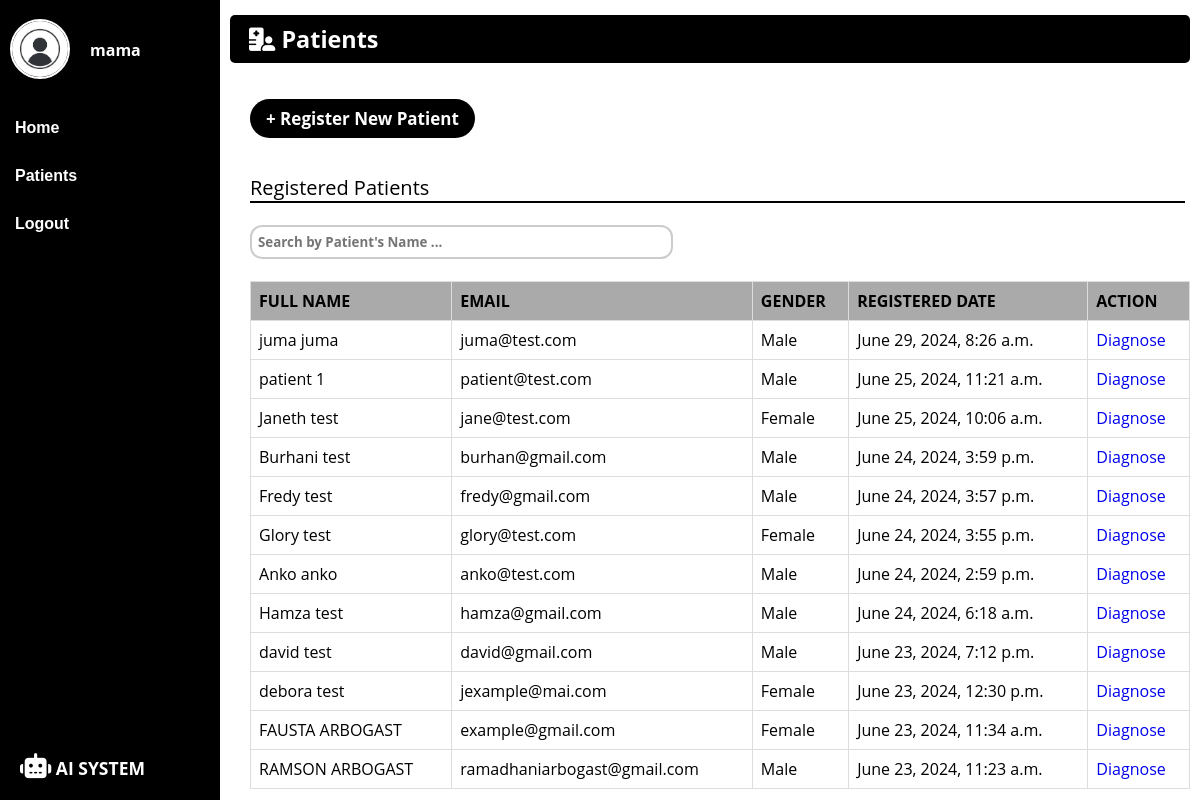
The app's page /patientslist/ (signed in) with its own data.
### ai_dermatologist/models.py (models this page shows, shortened)
class Patients(models.Model):
    fullname = models.CharField(max_length=200)
    email = models.EmailField(unique=True)
    age = models.PositiveIntegerField()
    gender = models.CharField(max_length=6)
    registered_date = models.DateTimeField(auto_now_add=True)
    class Meta:
        verbose_name_plural = 'Patients'

### ai_dermatologist/views.py (the view)
# urls.py: path('patientslist/', views.patients_list, name='patientslist'),
@login_required(login_url='/')
@never_cache
def patients_list(request):
    patients = Patients.objects.order_by('-registered_date')
    return render(request, 'dermatologist/patients.html', {'patients':patients})

### templates/dermatologist/patients.html (shortened to what this page needs)
{% load static %}
<!DOCTYPE html>
<html lang="en">
<head>
    <link rel="stylesheet" href="{% static 'css/style.css' %}">
</head>
<body>
    <div class="wrapper">
        <div class="sidebar">
            <div class="profile-username">
                <a href="{% url 'userprofile'%}">
                    <img src="{% static 'assets/avatar.jpg'%}" alt="user-image" width="60px" height="60px">
                </a>
                {% if user.is_authenticated %}
                <p style="color: white;"><strong> {{ user.username }}</strong></p>
                {% endif %}
            </div>
            <ul>
                <li><a href="{% url 'dashboard' %}">Home</a></li>
                <li><a href="#">Patients</a></li>
                <li><a href="{% url 'index' %}">Logout</a></li>
            </ul>
            <div class="footer-h3">
                <h3><i class="fa-solid fa-robot fa-beat"></i> AI SYSTEM</h3>
            </div>
        </div>
    </div>
    <div class="main-content">
        <header>
            <h3>  <i class="fa-solid fa-hospital-user"></i>  Patients</h3>
        </header><br><br>
        <main class="patients-main">
            <div class="add-patient-button">
                <a href="{% url 'newpatientregistration'%}">+ Register New Patient</a>
            </div><br><br>
            <div class="main-content-p">
                <p>Registered Patients</p>
            </div><hr><br>
            <div class="search">
                <input type="search" id="searchInput" placeholder="Search by Patient's Name ...">
            </div><br>
            <div class="patients-table">
                <table id="patientTable">
                    <thead>
                        <tr>
                            <th>FULL NAME</th>
                            <th>EMAIL</th>
                            <th>GENDER</th>
                            <th>REGISTERED DATE</th>
                            <th>ACTION</th>
                        </tr>
                    </thead>
                   <tbody>
                        {% for patient in patients %}
                            <tr>
                                <td>{{ patient.fullname }}</td>
                                <td>{{ patient.email }}</td>
                                <td>{{ patient.gender }}</td>
                                <td>{{ patient.registered_date }}</td>
                                <td><a href="{% url 'diagnose_patient' patient.id%}">Diagnose</a></td>
                            </tr>
                        {% endfor %}
                   </tbody>
                </table>
            </div>
        </main>
    </div>
</body>
</html>

### ai_dermatologist/static/css/style.css (style rules this page uses)
* { margin: 0; padding: 0; box-sizing: border-box; list-style: none; text-decoration: none; font-family: "Open Sans", sans-serif; }
.patients-table table { border-collapse: collapse; width: 100%; }
.patients-table th { background-color: #aaa; }
.patients-table th, td { padding: 8px; text-align: left; border-bottom: 1px solid #ddd; border: 1px solid #ddd; }
.diagnosed-patient-table th, td { padding: 8px; text-align: left; border-bottom: 1px solid #ddd; }
.search input[type="search"] { padding: 6px; width: 45%; border-radius: 12px; border: 2px solid #ccc; }
.search ::placeholder { font-weight: bold; }
.wrapper { display: flex; position: relative; }
.wrapper .sidebar { position: fixed; width: 220px; height: 100%; background-color: black; padding: 10px 0; }
.wrapper .sidebar ul li { padding: 15px; }
.wrapper .sidebar ul li a { color: white; display: block; font-weight: bold; font-family: 'Trebuchet MS', 'Lucida Sans Unicode', 'Lucida Grande', 'Lucida Sans', Arial, sans-serif; }
.main-content { margin-left: 230px; margin-right: 10px; margin-top: 15px; }
.footer-h3 { color: white; font-size: 15px; padding: 20px; position: fixed; bottom: 0; font-family: 'Franklin Gothic Medium', 'Arial Narrow', Arial, sans-serif; }
.footer-h3 i { font-size: 25px; }
.main-content header { font-size: 20px; background-color: black; color: white; padding: 8px 19px; border-radius: 5px; }
.profile-username { margin-top: 9px; margin-left: 10px; margin-bottom: 20px; display: inline-flex; }
.profile-username p { padding: 20px; margin-right: 10px; }
.profile-username img { border-radius: 50px; border: 2px solid white; }
.main-content-p { font-size: 20px; font-family: system-ui, -apple-system, BlinkMacSystemFont, 'Segoe UI', Roboto, Oxygen, Ubuntu, Cantarell, 'Open Sans', 'Helvetica Neue', sans-serif; }
.patients-main { margin-left: 20px; }
.patients-table { text-align: center; }
.add-patient-button a { padding: 8px 16px; background-color: rgb(0, 0, 0); color: white; border: none; border-radius: 50px; font-size: 17px; font-weight: bold; }
hr { border: 1px solid; margin-right: 5px; }

### records on screen
Patients: fullname "juma juma", email "juma@test.com", gender "Male", registered_date "June 29, 2024, 8:26 a.m."
Patients: fullname "patient 1", email "patient@test.com", gender "Male", registered_date "June 25, 2024, 11:21 a.m."
Patients: fullname "Janeth test", email "jane@test.com", gender "Female", registered_date "June 25, 2024, 10:06 a.m."
Patients: fullname "Burhani test", email "burhan@gmail.com", gender "Male", registered_date "June 24, 2024, 3:59 p.m."
Patients: fullname "Fredy test", email "fredy@gmail.com", gender "Male", registered_date "June 24, 2024, 3:57 p.m."
Patients: fullname "Glory test", email "glory@test.com", gender "Female", registered_date "June 24, 2024, 3:55 p.m."
Patients: fullname "Anko anko", email "anko@test.com", gender "Male", registered_date "June 24, 2024, 2:59 p.m."
Patients: fullname "Hamza test", email "hamza@gmail.com", gender "Male", registered_date "June 24, 2024, 6:18 a.m."
Patients: fullname "david test", email "david@gmail.com", gender "Male", registered_date "June 23, 2024, 7:12 p.m."
Patients: fullname "debora test", email "jexample@mai.com", gender "Female", registered_date "June 23, 2024, 12:30 p.m."
Patients: fullname "FAUSTA ARBOGAST", email "example@gmail.com", gender "Female", registered_date "June 23, 2024, 11:34 a.m."
Patients: fullname "RAMSON ARBOGAST", email "ramadhaniarbogast@gmail.com", gender "Male", registered_date "June 23, 2024, 11:23 a.m."

### other values on screen
{{ user.username }} "mama"
